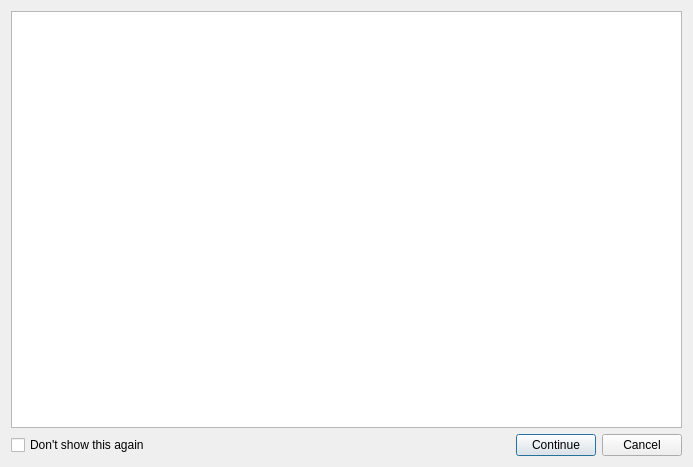
<?xml version="1.0" encoding="UTF-8"?>
<ui version="4.0">
 <class>SaveTimetableConfirmationForm_template</class>
 <widget class="QDialog" name="SaveTimetableConfirmationForm_template">
  <property name="geometry">
   <rect>
    <x>0</x>
    <y>0</y>
    <width>693</width>
    <height>467</height>
   </rect>
  </property>
  <property name="windowTitle">
   <string>Instructions and confirmation for saving data and timetable</string>
  </property>
  <layout class="QGridLayout" name="gridLayout">
   <item row="0" column="0" colspan="4">
    <widget class="QPlainTextEdit" name="plainTextEdit"/>
   </item>
   <item row="1" column="0">
    <widget class="QCheckBox" name="dontShowAgainCheckBox">
     <property name="text">
      <string>Don't show this again</string>
     </property>
    </widget>
   </item>
   <item row="1" column="1">
    <spacer name="horizontalSpacer">
     <property name="orientation">
      <enum>Qt::Horizontal</enum>
     </property>
     <property name="sizeHint" stdset="0">
      <size>
       <width>607</width>
       <height>20</height>
      </size>
     </property>
    </spacer>
   </item>
   <item row="1" column="2">
    <widget class="QPushButton" name="continuePushButton">
     <property name="text">
      <string>Continue</string>
     </property>
    </widget>
   </item>
   <item row="1" column="3">
    <widget class="QPushButton" name="cancelPushButton">
     <property name="text">
      <string>Cancel</string>
     </property>
    </widget>
   </item>
  </layout>
 </widget>
 <resources/>
 <connections/>
</ui>
